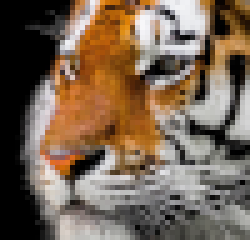
#> input picture tiger.png, 50 x 48 px (shown 5 times larger)
$ python upscaling_convolution.py
#> lines starting #> are read from the running program, lines starting #| are printed output that depends on the picture
### lib_interpolate.py
#!python3
import os, functools
import numpy as np

################################
# TUPLE OPERATIONS
################################
def tuple_add(t1,t2):
    if len(t1) == len(t2):
        ret_tuple = tuple()
        for i in range(len(t1)):
            ret_tuple += (t1[i]+t2[i],)
    return ret_tuple

# [12 lines left out: functions tuple_sub, tuple_int, not called in this run]

def tuple_round(t):
    ret_tuple = tuple()
    for i in range(len(t)):
        ret_tuple += (round(t[i]),)
    return ret_tuple

def tuple_cast(t,min_val=0,max_val=255):
    ret_tuple = tuple()
    for i in range(len(t)):
        if t[i] < min_val:
            ret_tuple += (min_val,)
        elif t[i] > max_val:
            ret_tuple += (max_val,)
        else:
            ret_tuple += (t[i],)
    return ret_tuple


################################
# CONVOLUTION FUNCTION
################################
# https://clouard.users.greyc.fr/Pantheon/experiments/rescaling/index-fr.html
def nearest_neighbor_fct(x):
    if x >= 0.5:
        return 0;
    elif -0.5 <= x < 0.5:
        return 1
    else:
        return 0

# [53 lines left out: functions linear_fct, bicubic_fct, mitchell_netravali_fct, smoothed_quadratic_fct, lanczos_fct, better_quadratic_fct, not called in this run]

def convolution_get_coeffs(x,filter_size=6,fct_name=bicubic_fct):
    # https://fr.wikipedia.org/wiki/Produit_de_convolution
    # f*g(x) = E f(x-m)g(m) = E f(m)g(x-m)
    filter_center = int((filter_size-1)/2)
    coeffs = list()

    # Check fct validity
    fct_validity = False
    if fct_name in [nearest_neighbor_fct,linear_fct] and filter_size >= 2:
        fct_validity = True
    if fct_name in [bicubic_fct,mitchell_netravali_fct,smoothed_quadratic_fct] and filter_size >= 4:
        fct_validity = True
    if fct_name in [lanczos_fct,better_quadratic_fct] and filter_size >= 6:
        fct_validity = True
    if not fct_validity:
        raise ValueError ("fct_convolution and filter_size does not match")

    # [8 lines of commented-out code are left out]

    for i in range(filter_size):
        coeffs.append( fct_name( x - (i-filter_center) ) )

    return coeffs

def convolution_get_pixels(x,y,img_obj,filter_size=6,axis="x"):
    pixels_value = list()
    pixels_index = list()
    filter_center = int((filter_size-1)/2)

    # Get pixel position
    for i in range(filter_size):
        if axis == "x":
            pixels_index.append( x - filter_center + i )
        else:
            pixels_index.append( y - filter_center + i )

    # Edge management
    for i, index in enumerate(pixels_index):
        if index < 0:
            index = 0
        if axis == "x":
            if index > img_obj.size[0]-1:
                pixels_index[i] = img_obj.size[0]-1
        else:
            if index > img_obj.size[1]-1:
                pixels_index[i] = img_obj.size[1]-1

    # Get pixel
    for index in pixels_index:
        if axis == "x":
            pixels_value.append( img_obj.getpixel( (index,y) ) )
        else:
            pixels_value.append( img_obj.getpixel( (x,index) ) )

    return pixels_value

def convolution_1d_fct(coeffs,pixels):
    # Check input len equality
    if len(coeffs) != len(pixels):
        raise ValueError ("coeffs and pixels must have same size")

    # Mult each coeff by pixel_val
    tmp_val = list()
    for i in range(len(coeffs)):
        tmp_val.append( tuple(map(lambda value: value * coeffs[i], pixels[i])) )

    # Sum all
    tmp_val = functools.reduce(lambda a,b: tuple_add(a,b),tmp_val)

    return tuple_round(tmp_val)


################################
# INTERPOLATION FUNCTION
################################
# [107 lines left out: functions linear_interpolation, bilinear_interpolation, not called in this run]

### upscaling_convolution.py
#!/usr/bin/python3
import inspect
from numpy import *
from lib_interpolate import *
from PIL import Image, ImageDraw

#########################
# FUNCTION
#########################
def upcaling(filename,upscale_value):
#> called with filename = 'tiger.png', upscale_value = 8
    filter_size = 2 #6 #4
    filter_fct  = nearest_neighbor_fct #better_quadratic_fct #lanczos_fct #smoothed_quadratic_fct   #bicubic_fct
    filter_name = "nearest_neighbor_fct" #"better_quadratic_fct" #"lanczos_fct" #"smoothed_quadratic_fct" #"bicubic_fct"

    with Image.open(filename) as im:
        # Create new img
#> im is the input picture: PIL image 50x48 RGB; mean R, G, B 119.5, 100.4, 83
        x_upscale_im_size = (im.size[0]*upscale_value,im.size[1])
#> x_upscale_im_size = (400, 48)
        x_upscale_im      = Image.new('RGBA', x_upscale_im_size, (255,255,255,255))
#> x_upscale_im: PIL image 400x48 RGBA; every value is 255

        # Calc coordinates
        upscale_coordinates = list()
        calc_coordinates    = list()
        for y in range(x_upscale_im_size[1]):
            for x in range(x_upscale_im_size[0]):
                x_ = x / (upscale_value + 0.0)
                upscale_coordinates.append((x ,y))
                calc_coordinates.append((x_,y))

        # X interpolation
        for i, coordinate in enumerate(calc_coordinates):
            x,y   = upscale_coordinates[i]
            x_,y_ = coordinate

            # Calc frac
            x_frac = x_ - int(x_)
            y_frac = y_ - int(y_)

            # Skip y pixel to modify
            if y_frac != 0.0:
                continue

            # Ignore true pixel
            if x_frac == 0.0:
                tmp_pixel = im.getpixel((x_,y_))
                tmp_pixel = (tmp_pixel[0],tmp_pixel[1],tmp_pixel[2],255)
                x_upscale_im.putpixel((x,y),tmp_pixel)
                continue

            # Get coeffs
            conv_coeffs = convolution_get_coeffs(x_frac,filter_size,filter_fct)
            conv_pixels = convolution_get_pixels(int(x_),y_,im,filter_size,axis="x")

            # Convolution 1d
            tmp_pixel = convolution_1d_fct(conv_coeffs,conv_pixels)

            # Restore alpha
            tmp_pixel = (tmp_pixel[0],tmp_pixel[1],tmp_pixel[2],255)

            # Cast values
            tmp_pixel = tuple_cast(tmp_pixel)

            # Set pixel
            x_upscale_im.putpixel((x,y),tmp_pixel)
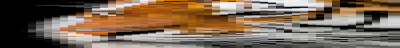
#> x_upscale_im: PIL image 400x48 RGBA; mean R, G, B, A 120.8, 101.6, 84, 255


        # Create new img
        upscale_im_size   = (im.size[0]*upscale_value,im.size[1]*upscale_value)
        upscale_im        = Image.new('RGBA', upscale_im_size, (255,255,255,255))
#> upscale_im: PIL image 400x384 RGBA; every value is 255

        # Calc coordinates
        upscale_coordinates = list()
        calc_coordinates    = list()
        for y in range(upscale_im_size[1]):
            for x in range(upscale_im_size[0]):
                y_ = y / (upscale_value + 0.0)
                upscale_coordinates.append((x ,y))
                calc_coordinates.append((x,y_))

        # Y interpolation
        for i, coordinate in enumerate(calc_coordinates):
            x,y   = upscale_coordinates[i]
            x_,y_ = coordinate

            # Calc frac
            x_frac = x_ - int(x_)
            y_frac = y_ - int(y_)

            # Ignore true pixel
            if y_frac == 0.0:
                tmp_pixel = x_upscale_im.getpixel((x_,y_))
                tmp_pixel = (tmp_pixel[0],tmp_pixel[1],tmp_pixel[2],255)
                upscale_im.putpixel((x,y),tmp_pixel)
                continue

            # Get coeffs
            conv_coeffs = convolution_get_coeffs(y_frac,filter_size,filter_fct)
            conv_pixels = convolution_get_pixels(x_,int(y_),x_upscale_im,filter_size,axis="y")

            # Convolution 1d
            tmp_pixel = convolution_1d_fct(conv_coeffs,conv_pixels)

            # Restore alpha
            tmp_pixel = (tmp_pixel[0],tmp_pixel[1],tmp_pixel[2],255)

            # Cast values
            tmp_pixel = tuple_cast(tmp_pixel)

            # Set pixel
            upscale_im.putpixel((x,y),tmp_pixel)
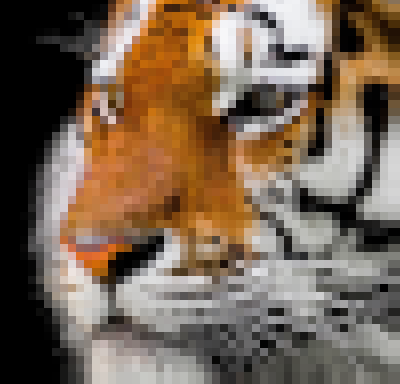
#> upscale_im: PIL image 400x384 RGBA; mean R, G, B, A 120.6, 101.6, 84.3, 255

        #x_upscale_im.show()
        upscale_im.show()
        upscale_im.save(os.path.splitext(filename)[0]+"_"+str(filter_name)+"_x"+str(upscale_value)+os.path.splitext(filename)[1])

#########################
# CREATE IMG
#########################
upcaling("tiger.png",8)
